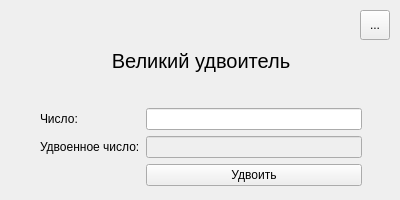
<?xml version="1.0" encoding="UTF-8"?>
<ui version="4.0">
 <class>MainWindow</class>
 <widget class="QMainWindow" name="MainWindow">
  <property name="geometry">
   <rect>
    <x>0</x>
    <y>0</y>
    <width>400</width>
    <height>200</height>
   </rect>
  </property>
  <property name="windowTitle">
   <string>Удвоитель чисел</string>
  </property>
  <widget class="QWidget" name="centralwidget">
   <widget class="QWidget" name="gridLayoutWidget">
    <property name="geometry">
     <rect>
      <x>40</x>
      <y>20</y>
      <width>322</width>
      <height>166</height>
     </rect>
    </property>
    <layout class="QGridLayout" name="layout">
     <item row="1" column="1">
      <widget class="QLineEdit" name="number_line_edit"/>
     </item>
     <item row="3" column="1">
      <widget class="QPushButton" name="multiply_btn">
       <property name="text">
        <string>Удвоить</string>
       </property>
      </widget>
     </item>
     <item row="1" column="0">
      <widget class="QLabel" name="number_label">
       <property name="text">
        <string>Число:</string>
       </property>
       <property name="alignment">
        <set>Qt::AlignLeading|Qt::AlignLeft|Qt::AlignVCenter</set>
       </property>
      </widget>
     </item>
     <item row="2" column="0">
      <widget class="QLabel" name="miltiplied_label">
       <property name="text">
        <string>Удвоенное число:</string>
       </property>
       <property name="alignment">
        <set>Qt::AlignLeading|Qt::AlignLeft|Qt::AlignVCenter</set>
       </property>
      </widget>
     </item>
     <item row="0" column="0" colspan="2">
      <widget class="QLabel" name="name_label">
       <property name="font">
        <font>
         <pointsize>15</pointsize>
         <weight>50</weight>
         <bold>false</bold>
        </font>
       </property>
       <property name="text">
        <string>Великий удвоитель</string>
       </property>
       <property name="alignment">
        <set>Qt::AlignCenter</set>
       </property>
      </widget>
     </item>
     <item row="2" column="1">
      <widget class="QLineEdit" name="miltiplied_line_edit">
       <property name="enabled">
        <bool>false</bool>
       </property>
      </widget>
     </item>
    </layout>
   </widget>
   <widget class="QToolButton" name="settings_btn">
    <property name="geometry">
     <rect>
      <x>360</x>
      <y>10</y>
      <width>30</width>
      <height>30</height>
     </rect>
    </property>
    <property name="text">
     <string>...</string>
    </property>
    <property name="icon">
     <iconset resource="../resources/resources.qrc">
      <normaloff>:/gear.png</normaloff>:/gear.png</iconset>
    </property>
   </widget>
  </widget>
 </widget>
 <resources>
  <include location="../resources/resources.qrc"/>
 </resources>
 <connections/>
</ui>
